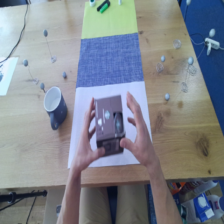
#> input picture img.png, 224 x 224 px, found by its file name
$ jupyter execute --allow-errors dino_visualization.ipynb   (older library calls are emulated)
#> lines starting #> are read from the running program, lines starting #| are printed output that depends on the picture; pictures that were not available may be replaced by others from this repository, and a replacement may not be noted
### seq_loader.py
import torch
import torch.utils
import numpy as np
import os
import cv2


'''
Loads action sequences from the H2O dataset, 8 frames per action. The dataset first needs to be extracted
-Dataset:
    The Dataset can be downloaded from https://polybox.ethz.ch/index.php/apps/files/?dir=/Shared/3DV&fileid=3656275966
-Location:
    h2o_root should be the location of seq_8_train seq_8_val and the action labels
-Output:
    Image output will be (3x360x640) (channels x heightx width)
    hand poses ?
    The Label is a single integer between 1 and 36


'''
h2o_root = '/Users/dennisbaumann/3d_vision/data/'


class TrainData(torch.utils.data.DataLoader):
    # [7 lines left out: function __init__, not called in this run]

    def __len__(self):
        return self.num_actions

    # [11 lines left out: function __getitem__, not called in this run]


class ValData(torch.utils.data.DataLoader):
    def __init__(self):
        self.data_path = h2o_root + "seq_8_val/"
        self.img_path = self.data_path + "frames_val(1)/"
        self.hand_path = self.data_path + "poses_hand_val/"
        self.obj_path  = self.data_path + "poses_obj_val/"
        self.num_actions = len(os.listdir(self.hand_path))
        self.labels = np.load(h2o_root + "action_labels_val.npy")

    def __len__(self):
        return self.num_actions

    # [10 lines left out: function __getitem__, not called in this run]


# [24 lines that do not run on import are left out]

### dino_visualization.ipynb
[cell 1]
# from transformers import ViTFeatureExtractor, ViTModel
from PIL import Image

import os
import torch
import torch.nn as nn
import torchvision
import matplotlib.pyplot as plt

[cell 2]
from transformers import ViTFeatureExtractor, ViTModel

[cell 3]
# [4 lines left out: function feature_extractor, not called in this run]

[cell 4]
from seq_loader import ValData, TrainData

#> (the rest of this cell did not finish here and is left out)

#> (a cell that did not finish here is left out)

[cell 6]
import numpy as np
import cv2
# [70 lines left out: function plot_att, not called in this run]

#> (a cell that did not finish here is left out)

#> (a cell that did not finish here is left out)

[cell 9]
# from torchsummary import summary
from torchinfo import summary

#> (the rest of this cell did not finish here and is left out)

[cell 10]
from PIL import Image

# Load the original image
original_image = Image.open('visuals/img.png')
#> original_image is the input picture: PIL image 224x224 RGB; mean R, G, B 128.9, 134.2, 142.6

# Load the mean attention image
mean_attention_image = Image.open('visuals/attn-headmean.png')
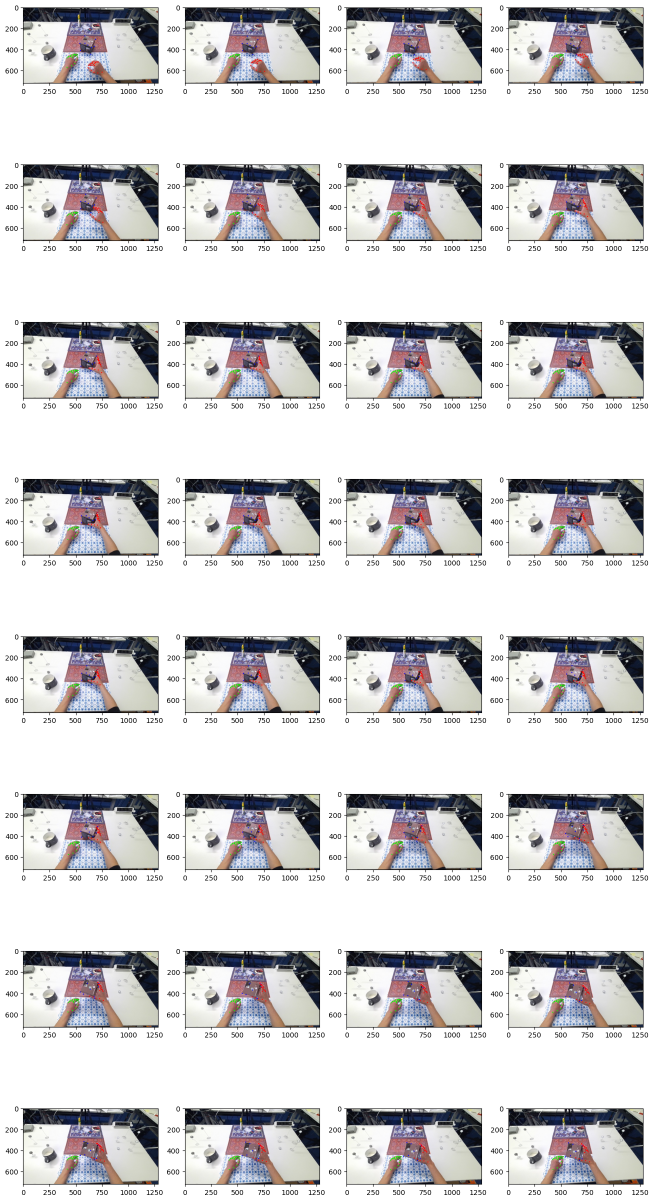
#> input picture hand_reproject.png, 1307 x 2402 px, given in place of attn-headmean.png, which was not available (shown at 1/2 size)
#> mean_attention_image is the input picture: PIL image 1307x2402 RGBA; mean R, G, B, A 210.6, 209.3, 210.8, 255

# Resize the mean attention image to match the size of the original image
mean_attention_image = mean_attention_image.resize(original_image.size)
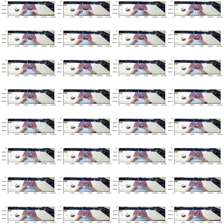
#> mean_attention_image: PIL image 224x224 RGBA; mean R, G, B, A 210.2, 208.9, 210.5, 255
print(original_image.mode)
#| RGB
print(mean_attention_image.mode)
#| RGBA
mean_attention_image = mean_attention_image.convert(original_image.mode)
#> mean_attention_image: PIL image 224x224 RGB

# Create a new image with the overlay
overlay_image = Image.blend(original_image, mean_attention_image, alpha=0.5)
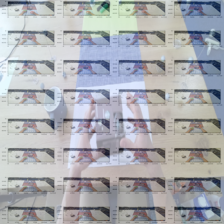
#> overlay_image: PIL image 224x224 RGB; mean R, G, B 169.3, 171.3, 176.3

# Display the overlay image
plt.imshow(overlay_image)
